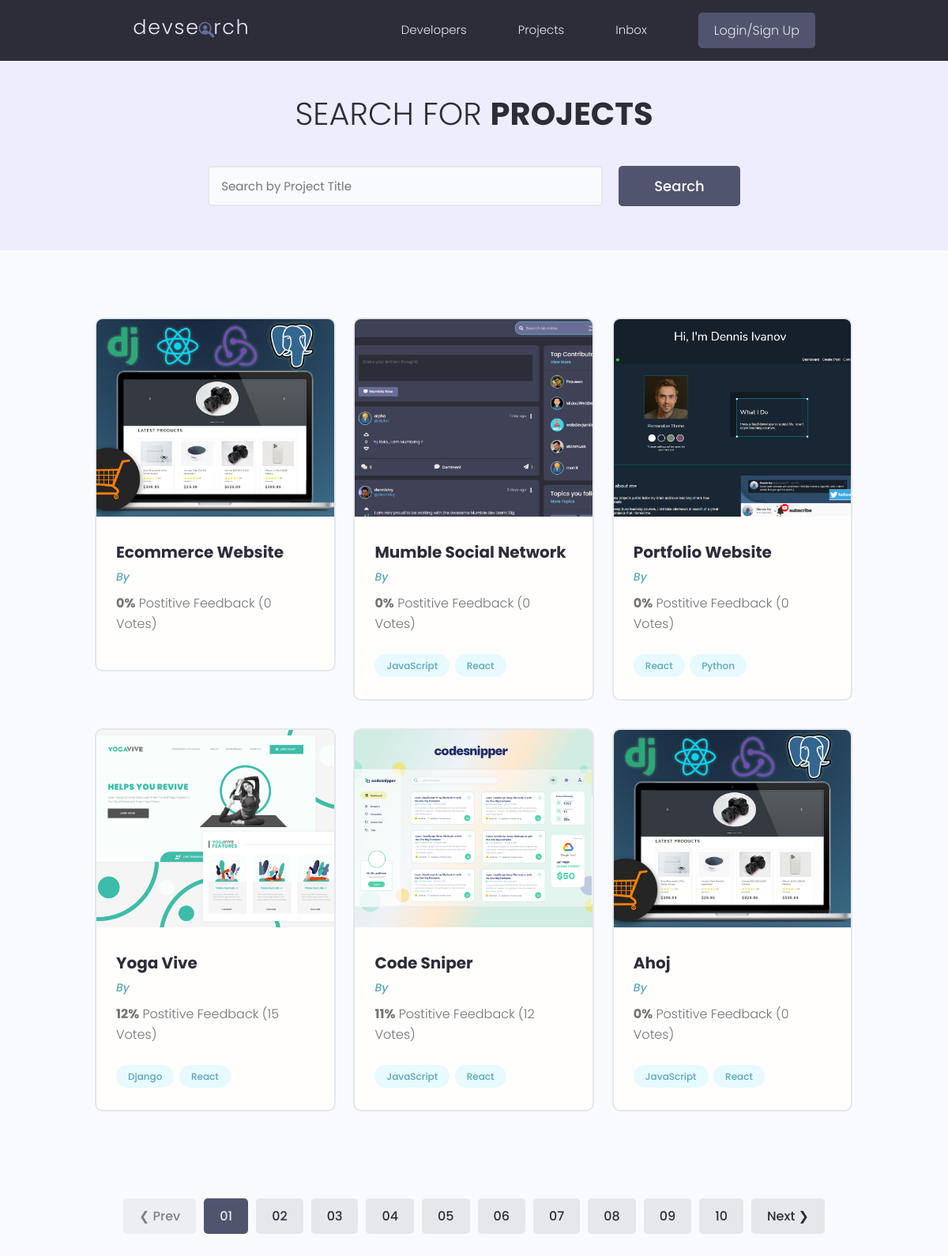
The page /projects/ on the database as committed earlier.
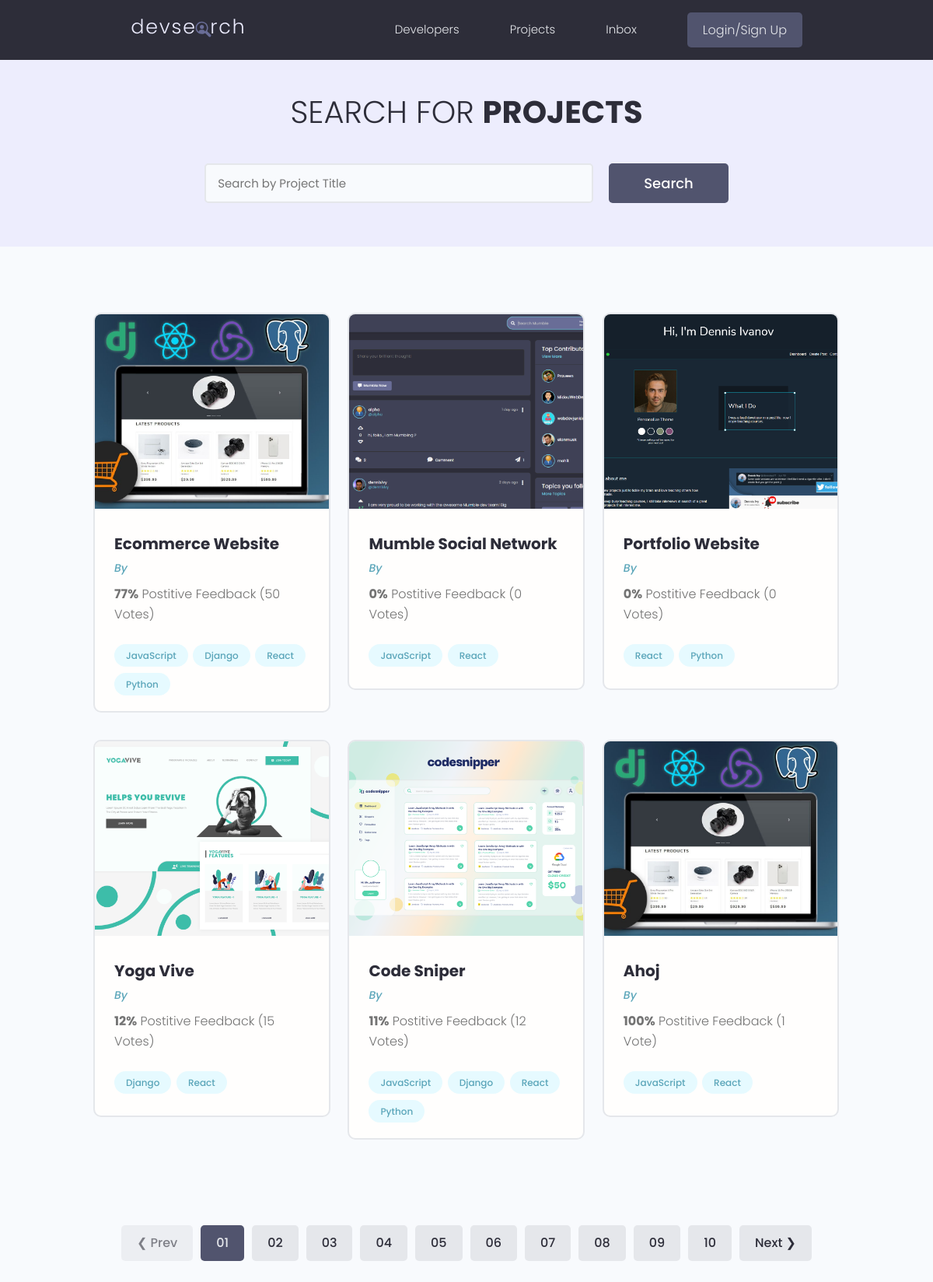
The same page on the database as committed later.
### projects/models.py (models this page shows, shortened)
class Project(models.Model):
    owner = models.ForeignKey(Profile, null=True, blank=True, on_delete=models.SET_NULL)
    id = models.UUIDField(primary_key=True, default=uuid.uuid4, editable=False, unique=True)
    title = models.CharField(max_length=200)
    description = models.TextField(null=True, blank=True)
    tags = models.ManyToManyField('Tag', blank=True)
    vote_total = models.IntegerField(default=0, null=True, blank=True)
    vote_ratio = models.IntegerField(default=0, null=True, blank=True)
    featured_image = models.ImageField(null=True, blank=True, default='default.jpg')
    demo_link = models.CharField(max_length=2000, null=True, blank=True)
    source_link = models.CharField(max_length=2000, null=True, blank=True)
    created = models.DateTimeField(auto_now_add=True)

class Tag(models.Model):
    id = models.UUIDField(primary_key=True, default=uuid.uuid4, editable=False, unique=True)
    name = models.CharField(max_length=200)
    created = models.DateTimeField(auto_now_add=True)
    def __str__(self):
        return self.name

### projects/views.py (the view)
# urls.py: path('projects/', include('projects.urls')),
def projects(request):
    projects = Project.objects.all()
    context = {'projects': projects}
    return render(request, 'projects/index.html', context)

### projects/templates/projects/index.html (shortened to what this page needs)
{% extends "base.html" %}
{% load static %}
{% block content %}
<main class="projects">
  <section class="hero-section text-center">
    <div class="container container--narrow">
      <div class="hero-section__box">
        <h2>Search for <span>Projects</span></h2>
      </div>
      <div class="hero-section__search">
        <form class="form" action="#" method="get">
          <div class="form__field">
            <input
              class="input input--text"
              id="formInput#search"
              type="text"
              name="text"
              placeholder="Search by Project Title" />
          </div>
          <input class="btn btn--sub btn--lg" type="submit" value="Search" />
        </form>
      </div>
    </div>
  </section>
  <section class="projectsList">
    <div class="container">
      <div class="grid grid--three">
        {% for project in projects %}
        <div class="column">
          <div class="card project">
            <a href="{% url 'one-project' project.id %}" class="project">
              <img
                class="project__thumbnail"
                src="{{project.featured_image.url}}"
                alt="project thumbnail" />
              <div class="card__body">
                <h3 class="project__title">{{project.title}}</h3>
                <p>
                  <a
                    href="#"
                    class="project__author">
                    By {{project.owner.name}}</a
                  >
                </p>
                <p class="project--rating">
                  <span style="font-weight: bold">{{project.vote_ratio}}%</span>
                  Postitive Feedback ({{project.vote_total}}
                  Vote{{project.vote_total|pluralize:"s"}})
                </p>
                <div class="project__tags">
                  {% for tag in project.tags.all %}
                  <span class="tag tag--pill tag--main">
                    <small>{{tag}}</small>
                  </span>
                  {% endfor %}
                </div>
              </div>
            </a>
          </div>
        </div>
        {% endfor %}
      </div>
    </div>
  </section>
  <div class="pagination">
    <ul class="container">
      <li><a href="#" class="btn btn--disabled">&#10094; Prev</a></li>
      <li><a href="#" class="btn btn--sub">01</a></li>
      <li><a href="#" class="btn">02</a></li>
      <li><a href="#" class="btn">03</a></li>
      <li><a href="#" class="btn">04</a></li>
      <li><a href="#" class="btn">05</a></li>
      <li><a href="#" class="btn">06</a></li>
      <li><a href="#" class="btn">07</a></li>
      <li><a href="#" class="btn">08</a></li>
      <li><a href="#" class="btn">09</a></li>
      <li><a href="#" class="btn">10</a></li>
      <li><a href="#" class="btn">Next &#10095;</a></li>
    </ul>
  </div>
</main>
{% endblock content %}

Rows that differ between the two databases and show on the page:
changed Project "Ecommerce Website": vote_ratio "0" → "77"; vote_total "0" → "50"; gains Tag (name "JavaScript"); gains Tag (name "Django"); gains Tag (name "React"); gains Tag (name "Python")
changed Project "Code Sniper": gains Tag (name "Django"); gains Tag (name "Python")
changed Project "Ahoj": vote_ratio "0" → "100"; vote_total "0" → "1"
